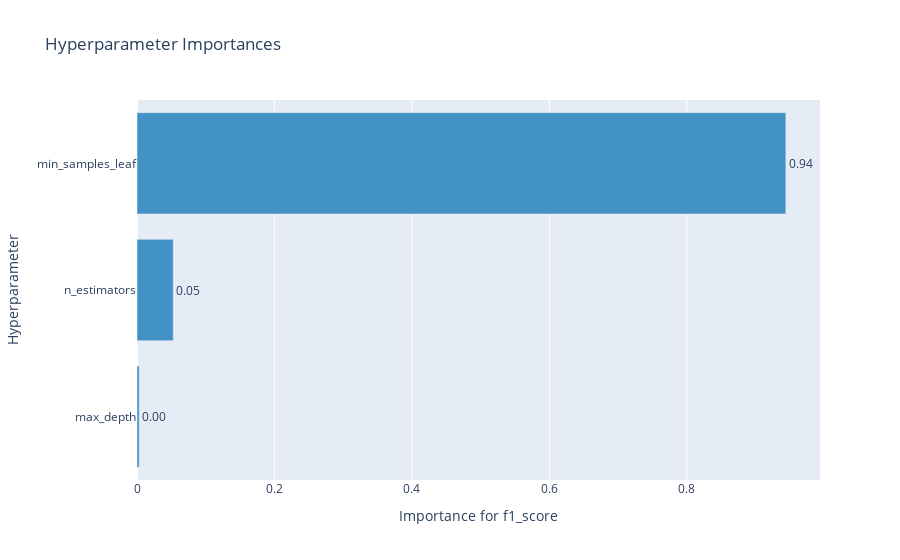

Notebook code for this chart:
### Markdown cell above
График важности гиперпараметров - помогает понять, какие гиперпараметры вносят больший вклад в минимизацию/максимизацию метрики.

### Code cell
optuna.visualization.plot_param_importances(study, target_name="f1_score")

### Figure 1 — Plotly figure (JSON) as saved in the notebook; plotly's stock layout.template omitted (floating-point values rounded to 4 significant figures)
{"data": [{"cliponaxis": false, "hovertemplate": ["max_depth (IntUniformDistribution): 0.0032028385147720175<extra></extra>", "n_estimators (IntUniformDistribution): 0.05273808160629148<extra></extra>", "min_samples_leaf (IntUniformDistribution): 0.9440590798789364<extra></extra>"], "marker": {"color": "rgb(66,146,198)"}, "orientation": "h", "text": ["0.0032028385147720175", "0.05273808160629148", "0.9440590798789364"], "textposition": "outside", "texttemplate": "%{text:.2f}", "type": "bar", "x": [0.003203, 0.05274, 0.9441], "y": ["max_depth", "n_estimators", "min_samples_leaf"]}], "layout": {"showlegend": false, "title": {"text": "Hyperparameter Importances"}, "xaxis": {"title": {"text": "Importance for f1_score"}}, "yaxis": {"title": {"text": "Hyperparameter"}}}}
